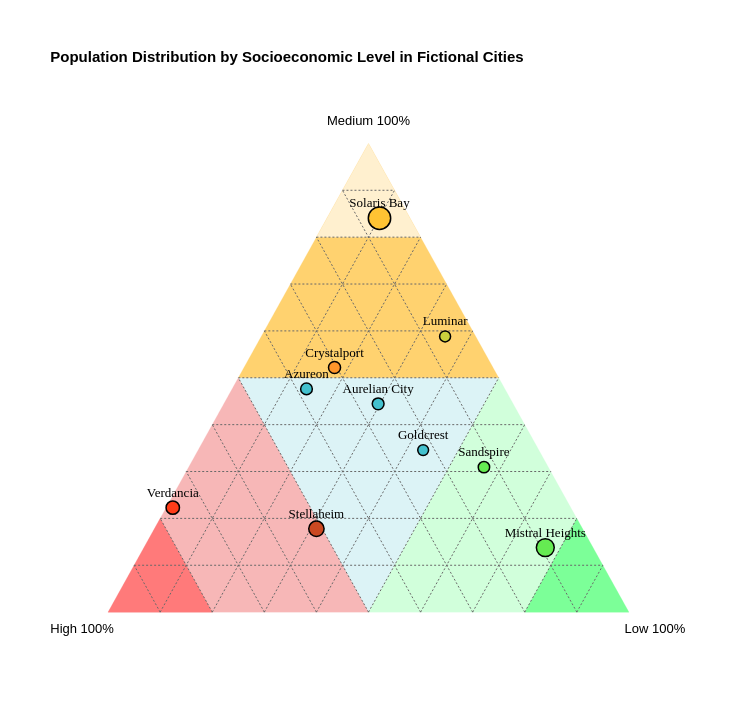

Vega-Lite specification stored for this chart:
### Vega-Lite specification from a JSON file in a GitHub repository (floating-point values rounded to 4 significant figures)
{"$schema": "https://vega.github.io/schema/vega-lite/v6.json", "width": 625, "height": 541.2, "padding": 50, "title": {"text": ["Population Distribution by Socioeconomic Level in Fictional Cities"], "fontSize": 15, "subtitleFontSize": 14, "subtitleFontStyle": "italic", "anchor": "start", "color": "#000000", "subtitleColor": "#76d9e4", "offset": 50}, "config": {"view": {"stroke": "transparent"}, "axis": {"disable": true, "grid": false, "tickBand": "extent"}}, "layer": [{"data": {"values": [{"x": 0.25, "y": 0.433}, {"x": 0.75, "y": 0.433}, {"x": 0.5, "y": 0}]}, "mark": {"type": "line", "fill": "#c8edf1a2", "interpolate": "linear-closed", "stroke": "#c8edf1a2", "strokeWidth": 0.2}, "encoding": {"x": {"field": "x", "type": "quantitative"}, "y": {"field": "y", "type": "quantitative"}}}, {"data": {"values": [{"x": 0, "y": 0}, {"x": 0.25, "y": 0.433}, {"x": 0.5, "y": 0}]}, "mark": {"type": "line", "fill": "#f7b7b7", "interpolate": "linear-closed", "stroke": "#f7b7b7", "strokeWidth": 0.2}, "encoding": {"x": {"field": "x", "type": "quantitative"}, "y": {"field": "y", "type": "quantitative"}}}, {"data": {"values": [{"x": 0, "y": 0}, {"x": 0.1, "y": 0.1732}, {"x": 0.2, "y": 0}]}, "mark": {"type": "line", "fill": "#ff7a7a", "interpolate": "linear-closed", "stroke": "#ff7a7a", "strokeWidth": 0.2}, "encoding": {"x": {"field": "x", "type": "quantitative"}, "y": {"field": "y", "type": "quantitative"}}}, {"data": {"values": [{"x": 1, "y": 0}, {"x": 0.75, "y": 0.433}, {"x": 0.5, "y": 0}]}, "mark": {"type": "line", "fill": "#d1ffdb", "interpolate": "linear-closed", "stroke": "#d1ffdb", "strokeWidth": 0.2}, "encoding": {"x": {"field": "x", "type": "quantitative"}, "y": {"field": "y", "type": "quantitative"}}}, {"data": {"values": [{"x": 1, "y": 0}, {"x": 0.9, "y": 0.1732}, {"x": 0.8, "y": 0}]}, "mark": {"type": "line", "fill": "#7cff98", "interpolate": "linear-closed", "stroke": "#7cff98", "strokeWidth": 0.2}, "encoding": {"x": {"field": "x", "type": "quantitative"}, "y": {"field": "y", "type": "quantitative"}}}, {"data": {"values": [{"x": 0.5, "y": 0.866}, {"x": 0.25, "y": 0.433}, {"x": 0.75, "y": 0.433}]}, "mark": {"type": "line", "fill": "#ffd26f", "interpolate": "linear-closed", "stroke": "#ffd26f", "strokeWidth": 0.2}, "encoding": {"x": {"field": "x", "type": "quantitative"}, "y": {"field": "y", "type": "quantitative"}}}, {"data": {"values": [{"x": 0.5, "y": 0.866}, {"x": 0.4, "y": 0.6928}, {"x": 0.6, "y": 0.6928}]}, "mark": {"type": "line", "fill": "#fff0cf", "interpolate": "linear-closed", "stroke": "#fff0cf", "strokeWidth": 0.2}, "encoding": {"x": {"field": "x", "type": "quantitative"}, "y": {"field": "y", "type": "quantitative"}}}, {"data": {"values": [{"x": -0.05, "y": -0.05, "label": "High 100%"}, {"x": 1.05, "y": -0.05, "label": "Low 100%"}, {"x": 0.5, "y": 0.888, "label": "Medium 100%"}]}, "mark": {"type": "text", "dy": -10, "fontSize": 13, "color": "#000000"}, "encoding": {"x": {"field": "x", "type": "quantitative"}, "y": {"field": "y", "type": "quantitative"}, "text": {"field": "label", "type": "nominal"}}}, {"data": {"values": [{"x": 0.1, "y": 0, "x2": 0.05, "y2": 0.0866}, {"x": 0.2, "y": 0, "x2": 0.1, "y2": 0.1732}, {"x": 0.3, "y": 0, "x2": 0.15, "y2": 0.2598}, {"x": 0.4, "y": 0, "x2": 0.2, "y2": 0.3464}, {"x": 0.5, "y": 0, "x2": 0.25, "y2": 0.433}, {"x": 0.6, "y": 0, "x2": 0.3, "y2": 0.5196}, {"x": 0.7, "y": 0, "x2": 0.35, "y2": 0.6062}, {"x": 0.8, "y": 0, "x2": 0.4, "y2": 0.6928}, {"x": 0.9, "y": 0, "x2": 0.45, "y2": 0.7794}, {"x": 0.9, "y": 0, "x2": 0.95, "y2": 0.0866}, {"x": 0.8, "y": 0, "x2": 0.9, "y2": 0.1732}, {"x": 0.7, "y": 0, "x2": 0.85, "y2": 0.2598}, {"x": 0.6, "y": 0, "x2": 0.8, "y2": 0.3464}, {"x": 0.5, "y": 0, "x2": 0.75, "y2": 0.433}, {"x": 0.4, "y": 0, "x2": 0.7, "y2": 0.5196}, {"x": 0.3, "y": 0, "x2": 0.65, "y2": 0.6062}, {"x": 0.2, "y": 0, "x2": 0.6, "y2": 0.6928}, {"x": 0.1, "y": 0, "x2": 0.55, "y2": 0.7794}, {"x": 0.05, "y": 0.0866, "x2": 0.95, "y2": 0.0866}, {"x": 0.1, "y": 0.1732, "x2": 0.9, "y2": 0.1732}, {"x": 0.15, "y": 0.2598, "x2": 0.85, "y2": 0.2598}, {"x": 0.2, "y": 0.3464, "x2": 0.8, "y2": 0.3464}, {"x": 0.25, "y": 0.433, "x2": 0.75, "y2": 0.433}, {"x": 0.3, "y": 0.5196, "x2": 0.7, "y2": 0.5196}, {"x": 0.35, "y": 0.6062, "x2": 0.65, "y2": 0.6062}, {"x": 0.4, "y": 0.6928, "x2": 0.6, "y2": 0.6928}, {"x": 0.45, "y": 0.7794, "x2": 0.55, "y2": 0.7794}]}, "mark": {"type": "rule", "stroke": "#696969", "strokeDash": [2, 2]}, "encoding": {"x": {"field": "x", "type": "quantitative"}, "y": {"field": "y", "type": "quantitative"}, "x2": {"field": "x2"}, "y2": {"field": "y2"}}}, {"data": {"values": [{"City": "Luminar", "High": 5, "Medium": 50, "Low": 30}, {"City": "Crystalport", "High": 35, "Medium": 60, "Low": 20}, {"City": "Stellaheim", "High": 115, "Medium": 40, "Low": 70}, {"City": "Mistral Heights", "High": 30, "Medium": 45, "Low": 252}, {"City": "Verdancia", "High": 120, "Medium": 35, "Low": 2}, {"City": "Aurelian City", "High": 28, "Medium": 48, "Low": 32}, {"City": "Solaris Bay", "High": 32, "Medium": 458, "Low": 55}, {"City": "Sandspire", "High": 12, "Medium": 30, "Low": 55}, {"City": "Azureon", "High": 40, "Medium": 50, "Low": 15}, {"City": "Goldcrest", "High": 18, "Medium": 28, "Low": 35}]}, "transform": [{"calculate": "datum['High'] + datum['Medium'] + datum['Low']", "as": "TotalLevel"}, {"calculate": "datum['High']/datum.TotalLevel", "as": "high_percent"}, {"calculate": "datum['Medium']/datum.TotalLevel", "as": "medium_percent"}, {"calculate": "datum['Low']/datum.TotalLevel", "as": "low_percent"}, {"calculate": "0.5 * (2 * datum.low_percent + datum.medium_percent)", "as": "x"}, {"calculate": "0.866 * datum.medium_percent", "as": "y"}, {"calculate": "toString(isValid(datum['High']) ? datum['High'] : 0) + ' (' + toString(round((isValid(datum.high_percent) ? datum.high_percent : 0) * 100, 1)) + '%)'", "as": "tooltip_high"}, {"calculate": "toString(isValid(datum['Medium']) ? datum['Medium'] : 0) + ' (' + toString(round((isValid(datum.medium_percent) ? datum.medium_percent : 0) * 100, 1)) + '%)'", "as": "tooltip_medium"}, {"calculate": "toString(isValid(datum['Low']) ? datum['Low'] : 0) + ' (' + toString(round((isValid(datum.low_percent) ? datum.low_percent : 0) * 100, 1)) + '%)'", "as": "tooltip_low"}, {"filter": "datum['City'] !== null"}, {"calculate": "length(datum['City'])", "as": "leng"}, {"calculate": "(datum.x*100 - length(datum['City']))/100", "as": "Xleng"}, {"calculate": "(datum.x*100 + length(datum['City']))/100", "as": "Xleng2"}, {"calculate": "datum['high_percent'] > 0.8 ? '#FF0F0F' : datum['medium_percent'] > 0.8 ? '#FFC333' : datum['low_percent'] > 0.8 ? '#32F95D' : datum['high_percent'] > 0.5 && datum['medium_percent'] > datum['low_percent'] ? '#ff3c18' : datum['high_percent'] > 0.5 && datum['medium_percent'] < datum['low_percent'] ? '#cb4922' : datum['medium_percent'] > 0.5 && datum['high_percent'] > datum['low_percent'] ? '#ff962a' : datum['medium_percent'] > 0.5 && datum['high_percent'] < datum['low_percent'] ? '#cbd03d' : datum['low_percent'] > 0.5 && datum['medium_percent'] < datum['high_percent'] ? '#65be49' : datum['low_percent'] > 0.5 && datum['medium_percent'] > datum['high_percent'] ? '#65eb52' : '#43c1ce'", "as": "color"}, {"calculate": "datum.medium_percent > 0.9 ? 15 : -15", "as": "dy_val"}], "encoding": {"x": {"field": "x", "type": "quantitative"}, "y": {"field": "y", "type": "quantitative"}, "tooltip": [{"field": "City", "type": "nominal", "title": "City:"}, {"field": "tooltip_high", "type": "nominal", "title": "🔴 High:"}, {"field": "tooltip_medium", "type": "nominal", "title": "🟡 Medium:"}, {"field": "tooltip_low", "type": "nominal", "title": "🟢 Low:"}]}, "layer": [{"mark": {"type": "point", "opacity": 1, "stroke": "#000000", "strokeWidth": 1.5, "strokeOpacity": 1}, "encoding": {"x": {"field": "x", "type": "quantitative"}, "y": {"field": "y", "type": "quantitative"}, "fill": {"field": "color", "type": "nominal", "scale": null}, "size": {"field": "TotalLevel", "type": "quantitative", "legend": null, "scale": {"range": [50, 500]}}}}, {"mark": {"type": "text", "font": "Verdana", "dy": {"expr": "datum.dy_val"}, "fontSize": 13, "color": "#000000", "fontWeight": 100}, "encoding": {"x": {"field": "x", "type": "quantitative"}, "y": {"field": "y", "type": "quantitative"}, "text": {"field": "City", "type": "nominal"}}}]}]}
